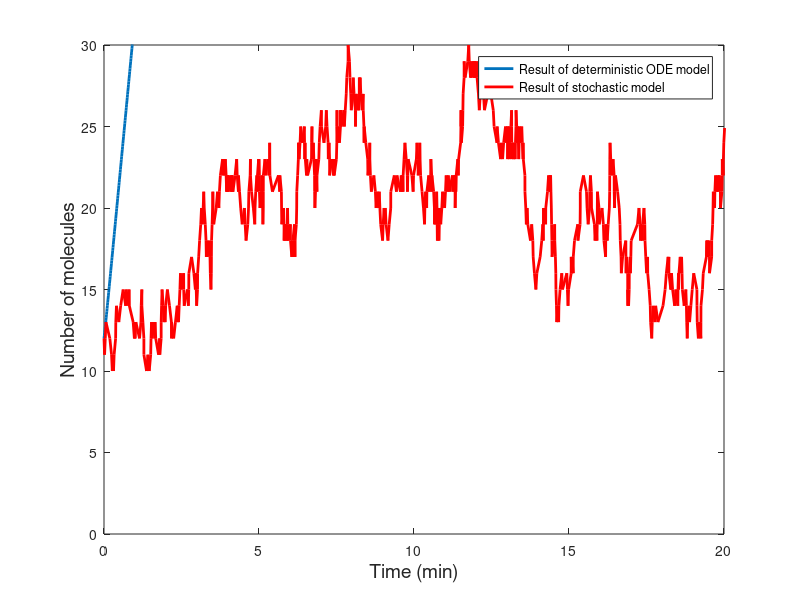

This figure's MATLAB source:
%% Coding Assignment #7, MCDB 108C, Spring 2024 
% Description: 1-ELEMENT POSITIVE FEEDBACK LOOP
% Anthony Sacco
%% Parameters
max_time = 20; % In minute
dt = 0.01;
time_vect = 0:dt:max_time;
n_step = length(time_vect);

gamma = 20; % Production rate (molecules/min) 
theta = 10; % Threshold of sigmoid
k = 1; % Degradation rate (1/minute)
n_hill = 10; % Hill coefficient of sigmoid

initial_x = 12; % Initial condition for deterministic and stochastic model

%% Part 1: Deterministic ODE model
x = zeros(n_step, 1); % Initialize output of deterministic model (Euler's integration)
x(1) = initial_x; % Initial condition x(0)

for i = 1:(n_step-1)

    %dxdt = gamma - k*x(i);
    dxdt = gamma * (x(i)^n_hill)/((theta^n_hill)+x(i)^n_hill - k*x(i));
    x(i+1) = x(i) + dxdt*dt;    

end

%% PART 2: Stochastic birth and death model
% The code below is based on Script 4: Continuous BDP seen in the class
current_time = 0;
step_counter = 1;
time_log = 0;
molecule_counter = initial_x;

while current_time < max_time % Use a while loop to increase the current time until it exceeds the maximum value max-time.
    
    current_prod_rate = gamma; %INSERT 2
    %current_prod_rate = gamma * (molecule_counter(step_counter)^n_hill)/((theta^n_hill)+molecule_counter(step_counter)^n_hill);
    current_deg_rate = k*molecule_counter(step_counter); %INSERT 3
    %current_deg_rate = k*molecule_counter(step_counter);

    wait_time=-log(rand)/(current_prod_rate+current_deg_rate); % Simulated wait time: makes use of the fact that production and degradation are two independent Poisson processes.
    prob_prod=current_prod_rate/(current_prod_rate+current_deg_rate); % Propensity of production reaction
    
    current_time=current_time+wait_time; % Update current time
    step_counter=step_counter+1; % Update the number of steps (reactions) associated with the experiment.
    time_log(step_counter)=current_time; % Add the current time to the time log

    if rand < prob_prod % Defines whether production takes place based on Monte Carlo method.
        molecule_counter(step_counter)=molecule_counter(step_counter-1)+1; % Implements production
    else
        molecule_counter(step_counter)=molecule_counter(step_counter-1)-1; % Implements degradation
    end   
    
end

%% Part 3: Plotting and analyzing the results
clf
plot(time_vect, x, 'LineWidth', 2)
hold on
plot(time_log,molecule_counter,'r','LineWidth', 2)
xlabel('Time (min)', 'FontSize', 14)
ylabel('Number of molecules', 'FontSize', 14)
legend('Result of deterministic ODE model','Result of stochastic model')
xlim([0 20])
ylim([0 30])

%% COMMENT 1: Describe the behavior of the non-regulated thermostat for the deterministic and stochastic models

% For the deterministic model, the non-regulated thermostat shows
% a continuous increase in the number of molecules over time until it stabilizes 
% at a steady state. This steady state is reached when the production and degradation 
% rates are equal. In contrast, the stochastic model displays 
% significant fluctuations around the mean behavior. The number of molecules 
% randomly jumps and drops due to the probabilistic nature of the molecular 
% interactions, resulting in a noisy trajectory compared to the 
% smooth curve of the deterministic model.


%% COMMENT 2: Describe the behavior of the regulated positive feedback loop (PFL) for the deterministic and stochastic models

% In the regulated positive feedback loop (PFL), the deterministic model 
% initially shows a smooth increase in the number of molecules before stabilizing 
% at a higher concentration due to the feedback mechanism. The feedback introduces 
% non-linearity, leading to a stable state at a higher level than the initial 
% condition. The stochastic model with PFL exhibits pronounced fluctuations compared to before. 
% The feedback amplifies the randomness, causing variability and 
% occasional rapid changes in the number of molecules, making the system less 
% predictable compared to the deterministic model.

% Comment 3: Before my deterministic model for both cases represented a
% sigmoidal shape. However, after playing with the code some more both of
% my deterministic models are stuck being completely linear despite
% reverting the changes. Quite confused and was not able to figure this out
% before the assignment was due. Hopefully, I do not lose points for this as
% I was still able to answer the questions. Thank you!








